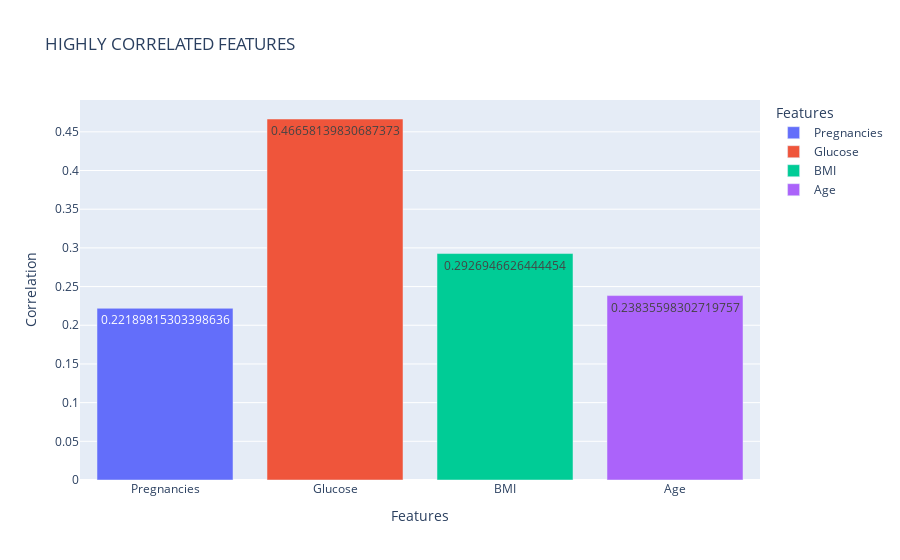

Notebook code cell kept with this figure:
### Code cell
df=pd.DataFrame({'Features':finalfets,'Correlation':finalcorrs})
fig = px.bar(df,x='Features',y='Correlation',text='Correlation',color='Features',title='HIGHLY CORRELATED FEATURES')
fig.show()

### Figure 1 — Plotly figure (JSON) as saved in the notebook; plotly's stock layout.template omitted (floating-point values rounded to 4 significant figures)
{"data": [{"alignmentgroup": "True", "hovertemplate": "Features=%{x}<br>Correlation=%{text}<extra></extra>", "legendgroup": "Pregnancies", "marker": {"color": "#636efa", "pattern": {"shape": ""}}, "name": "Pregnancies", "offsetgroup": "Pregnancies", "orientation": "v", "showlegend": true, "text": [0.2219], "textposition": "auto", "type": "bar", "x": ["Pregnancies"], "xaxis": "x", "y": [0.2219], "yaxis": "y"}, {"alignmentgroup": "True", "hovertemplate": "Features=%{x}<br>Correlation=%{text}<extra></extra>", "legendgroup": "Glucose", "marker": {"color": "#EF553B", "pattern": {"shape": ""}}, "name": "Glucose", "offsetgroup": "Glucose", "orientation": "v", "showlegend": true, "text": [0.4666], "textposition": "auto", "type": "bar", "x": ["Glucose"], "xaxis": "x", "y": [0.4666], "yaxis": "y"}, {"alignmentgroup": "True", "hovertemplate": "Features=%{x}<br>Correlation=%{text}<extra></extra>", "legendgroup": "BMI", "marker": {"color": "#00cc96", "pattern": {"shape": ""}}, "name": "BMI", "offsetgroup": "BMI", "orientation": "v", "showlegend": true, "text": [0.2927], "textposition": "auto", "type": "bar", "x": ["BMI"], "xaxis": "x", "y": [0.2927], "yaxis": "y"}, {"alignmentgroup": "True", "hovertemplate": "Features=%{x}<br>Correlation=%{text}<extra></extra>", "legendgroup": "Age", "marker": {"color": "#ab63fa", "pattern": {"shape": ""}}, "name": "Age", "offsetgroup": "Age", "orientation": "v", "showlegend": true, "text": [0.2384], "textposition": "auto", "type": "bar", "x": ["Age"], "xaxis": "x", "y": [0.2384], "yaxis": "y"}], "layout": {"barmode": "relative", "legend": {"title": {"text": "Features"}, "tracegroupgap": 0}, "title": {"text": "HIGHLY CORRELATED FEATURES"}, "xaxis": {"anchor": "y", "categoryarray": ["Pregnancies", "Glucose", "BMI", "Age"], "categoryorder": "array", "domain": [0, 1], "title": {"text": "Features"}}, "yaxis": {"anchor": "x", "domain": [0, 1], "title": {"text": "Correlation"}}}}
